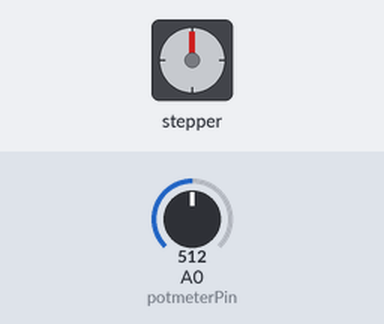
Recording of a sketch running on a simulated Arduino Uno, built with avr-gcc and run on an emulated ATmega328P. On the bench: stepper motor. Wiring (inferred from the names in the program): stepper motor driver (200 steps per turn assumed): step pin 4; direction pin 3. The inputs (shaded band) are chosen by the test bench; at power-on: A0 (potmeterPin) = 512.

Above: at 0.15 s.
At 1.2 s:
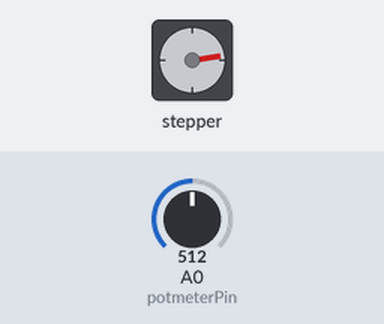
1.3 s: A0 (potmeterPin) set to 716
At 1.67 s:
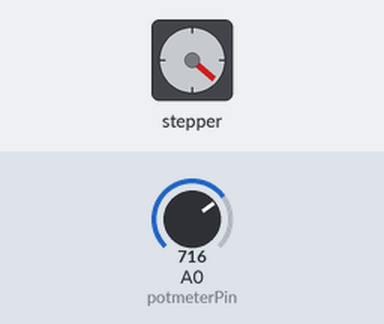
Timing chart, 0 to 13.3 s (numbered marks = the images above; inputs shaded):
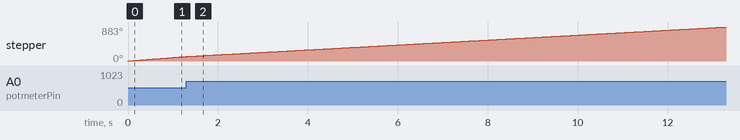

The sketch:

nema_for_recycling_prototype.ino
```cpp
#define potmeterPin A0

int steppin = 4;
int dirpin = 3;
int stepdelay;
void setup(){
 pinMode(steppin,OUTPUT);
 pinMode(dirpin,OUTPUT);
  digitalWrite(dirpin,HIGH);// direction pin either LOW or HIGH to move in either direction.
}
void loop(){
  int val = analogRead(A0);
  stepdelay=map(val,0,1023,1,20000);
  digitalWrite(steppin,HIGH);
  delayMicroseconds(stepdelay);
  digitalWrite(steppin,LOW);
  delayMicroseconds(stepdelay);
}
```
